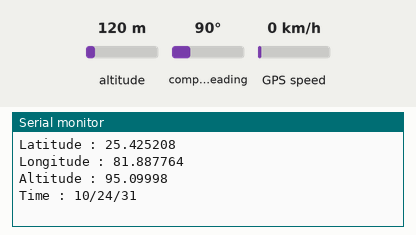
Recording of a sketch running on a simulated Arduino Uno, built with avr-gcc and run on an emulated ATmega328P. Shown: the last lines printed to the serial monitor. Inputs (shaded band) come from the test bench; at power-on: altitude 120 m, compass heading 90°, GPS speed 0 km/h. The GPS gets a fix after 3 s at 37.7749, -122.4194 with 8 satellites.

Above: at 1.2 s.
1.3 s: altitude set to 250 m
At 2.9 s:
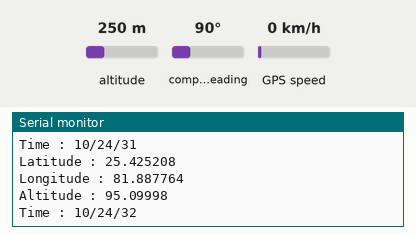
4.3 s: altitude set to 500 m
At 4.3 s:
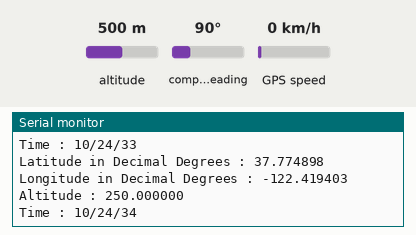
Timing chart, 0 to 7.3 s (numbered marks = the images above; inputs shaded):
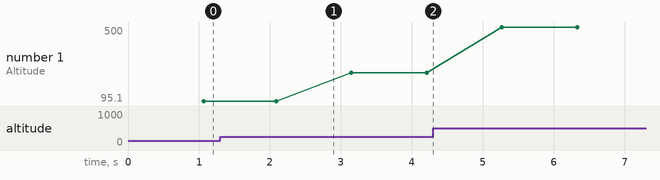

Measured:
- plotted number 1: 95.1 → 250 after the input at 1.3 s, 250 → 500 after the input at 4.3 s

The sketch:

gps.ino
```cpp
#include <TinyGPS++.h>
/* Create an object named gps of the class TinyGPSPlus */
TinyGPSPlus gps;

volatile float minutes, seconds;
volatile int degree, secs, mins;

void setup() {
  Serial.begin(9600); /* Define baud rate for serial communication */
}

void loop() {
        smartDelay(1000); /* Generate precise delay of 1ms */
        if (!gps.location.isValid())
        {
          Serial.print("Latitude : ");
          Serial.println("25.425208");
          Serial.print("Longitude : ");
          Serial.println("81.887764");
        }
        else
        {
          //DegMinSec(gps.location.lat());
          Serial.print("Latitude in Decimal Degrees : ");
          Serial.println(gps.location.lat(), 6);
//          Serial.print("Latitude in Degrees Minutes Seconds : ");
//          Serial.print(degree);
//          Serial.print("\t");
//          Serial.print(mins);
//          Serial.print("\t");
//          Serial.println(secs);
          //DegMinSec(gps.location.lng());  /* Convert the decimal degree value into degrees minutes seconds form */
          Serial.print("Longitude in Decimal Degrees : ");
          Serial.println(gps.location.lng(), 6);
//          Serial.print("Longitude in Degrees Minutes Seconds : ");
//          Serial.print(degree);
//          Serial.print("\t");
//          Serial.print(mins);
//          Serial.print("\t");
//          Serial.println(secs);
        }
        if (!gps.altitude.isValid())
        {
          Serial.print("Altitude : ");
          Serial.println("95.09998");
        }
        else
        {
          Serial.print("Altitude : ");
          Serial.println(gps.altitude.meters(), 6);
        }
        if (!gps.time.isValid())
        {
          Serial.print("Time : ");
          Serial.println("*****");
        }
        else
        {
          char time_string[32];
          sprintf(time_string, "Time : %02d/%02d/%02d \n",gps.time.hour(), gps.time.minute(), gps.time.second());
          Serial.print(time_string);
        }
}

static void smartDelay(unsigned long ms)
{
  unsigned long start = millis();
  do
  {
    while (Serial.available())  /* Encode data read from GPS while data is available on serial port */
      gps.encode(Serial.read());
    /* Encode basically is used to parse the string received by the GPS and to store it in a buffer so that information can be extracted from it */
  } while (millis() - start < ms);
}

//void DegMinSec( double tot_val)   /* Convert data in decimal degrees into degrees minutes seconds form */
//{
//  degree = (int)tot_val;
//  minutes = tot_val - degree;
//  seconds = 60 * minutes;
//  minutes = (int)seconds;
//  mins = (int)minutes;
//  seconds = seconds - minutes;
//  seconds = 60 * seconds;
//  secs = (int)seconds;
//}
```
